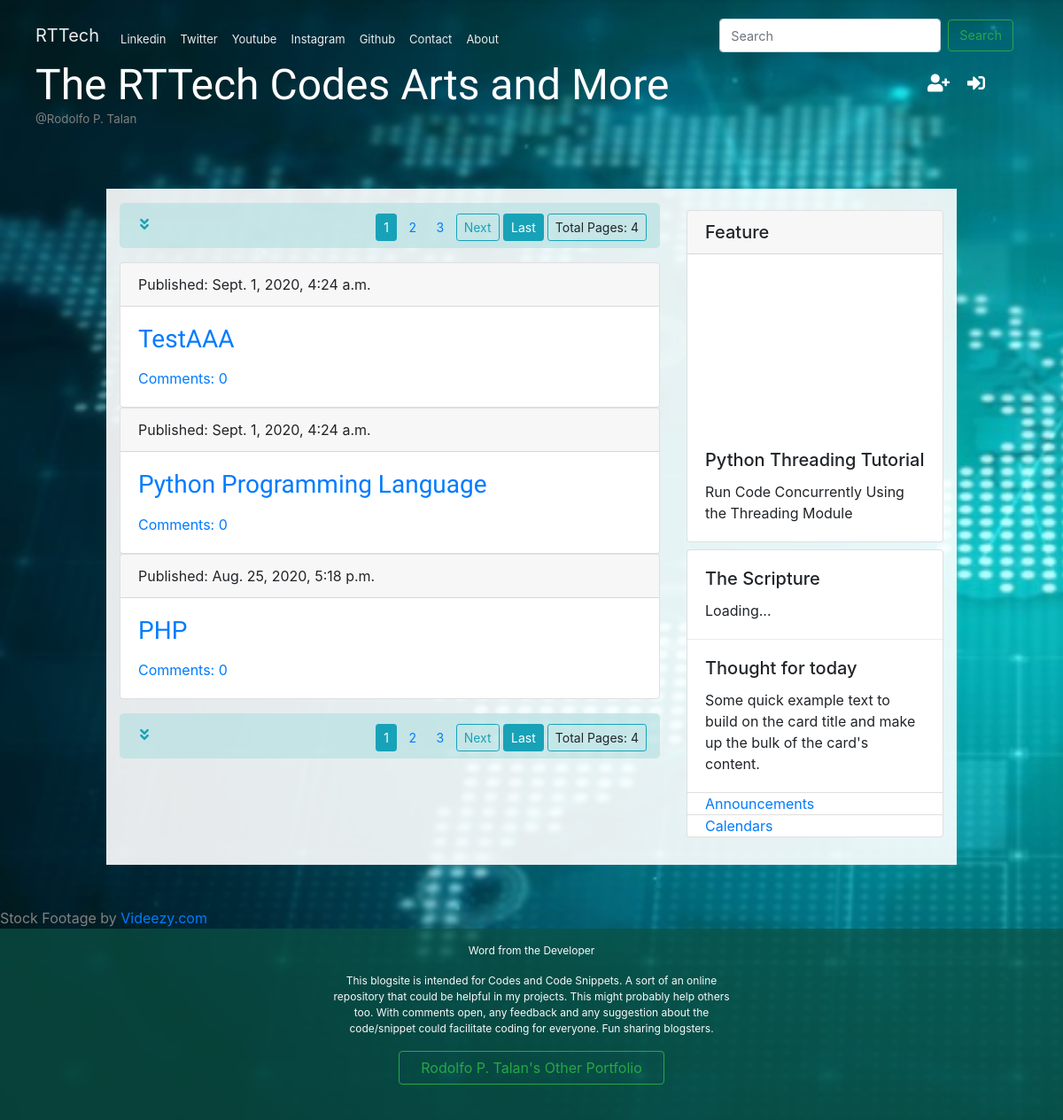
Page /?op=3&page=1&search= on the committed database.
### blog/models.py (models this page shows, shortened)
class Post(models.Model):
    author = models.ForeignKey("auth.User", on_delete= models.CASCADE)
    title = models.CharField(max_length=200)
    text = models.TextField(null=True)
    created_date = models.DateTimeField(default=timezone.now)
    published_date = models.DateTimeField(blank=True, null=True)
    def approved_comments(self):
        return self.comments.filter(approved=True)

class FeatureVideo(models.Model):
    author = models.CharField(max_length=200)
    title = models.CharField(max_length=200)
    description = models.TextField()
    source = models.CharField(max_length=200)
    created_date = models.DateTimeField(default=timezone.now)

### blog/views.py (the view)
# urls.py: path('', views.post_list, name='post_list'),
def post_list(request):
    try:
        post_page = request.GET.get('op')
        post_page = int(post_page)
    except:
        post_page = getitemsno()
    try:
        search = request.GET.get('search')
        posts = Post.objects.filter(title__icontains=search).order_by('-title')
    except:
        posts = Post.objects.filter(published_date__lte=timezone.now()).order_by('-published_date')
        search = ''
    stuff_for_frontend = paginate_helper(request,posts,post_page)
    post_video = FeatureVideo.objects.filter(created_date__lte=timezone.now()).order_by('-created_date')
    latest_video = list(post_video)[0]
    stuff_for_frontend['search'] = search
    stuff_for_frontend['post_page'] = post_page
    stuff_for_frontend['postv'] = latest_video
    stuff_for_frontend['drop_page_no'] = drop_page_no
    return render(request, 'blog/post_list.html', stuff_for_frontend)

### blog/templatetags/markdownify.py (called while the page is built)
@register.filter
def markdown(value):
    renderer = HighlightRenderer()
    markdown = mistune.Markdown(renderer=renderer)
    return markdown(value)

### blog/views.py (called while the page is built)
def paginate_helper(request, posts, getitemsno):
    paginator = Paginator(posts, getitemsno)
    page_number = request.GET.get('page')
    posts = paginator.get_page(page_number)
    stuff_for_frontend = {'posts': posts}
    return stuff_for_frontend

### blog/templates/blog/post_list.html (shortened to what this page needs)
{% extends 'blog/base.html' %}
{% load markdownify %}
{% block content %}
<div class="row ">
    <div class="col-lg-8 col-sm-8 col-md-8">
        <div >
          {% include 'blog/paginationpage.html' %}
        </div>
        <div class="mb-3">
            {% for post in posts %}
                <div class="card" >
                  <div class="card-header" >
                      <span>Published: {{ post.published_date }}</span>
                  </div>
                  <div class="card-body">
                          <h3><a href="{% url 'post_detail' pk=post.pk %}"
                              data-toggle="tooltip" data-placement="top" title="Click to Detail View: {{post.title}}">{{ post.title }}</a></h3>
                        <a href="{% url 'post_detail' pk=post.pk %}">Comments: {{ post.approved_comments.count }}</a>
                  </div>
                </div>
            {% endfor %}
        </div>
        {% if posts %}
          {% include 'blog/paginationpage.html' %}
        {% endif %}
    </div>
    <div class="col-sm-4 col-md-5 col-lg-4 mt-4 ">
      <div class="card">
          <h5 class="card-header">Feature
          </h5>
                  <iframe style="margin:auto" id='youtube_src' width="100%" height="200px" src="https://www.youtube.com/embed/{{ postv.source }}"
                  frameborder="0" allow="accelerometer; autoplay; encrypted-media; gyroscope; picture-in-picture"
                  allowfullscreen >
                  </iframe>
          <div class="card-body">
              <h5 class="card-title video_title">{{postv.title}}</h5>
             <p class="card-text video_description" >{{postv.description}}</p>
          </div>
      </div>
      <div class="card mt-2">
        <div class="card-body bibleverse" onclick="location.reload()" style="border-bottom: 1px solid rgb(240, 233, 233)"
                data-toggle="tooltip"  title="Click for new Bible Verse" >
          <h5 class="card-title" style="padding-left:0">The Scripture</h5>
          <div id="ourmanna-verse">Loading...</div>
        </div>
          <div class="card-body thoughts"  onclick="getthoughts()"
              data-toggle="tooltip"  title="Click for new quote">
            <h5 class="card-title  ">Thought for today</h5>
            <p class="card-text " id="thoughts"  >Some quick example text to build on the card title and make up the bulk of the card's content.</p>
          </div>
          <ul class="list-group list-group-flush">
            <li class="list-group-item"><a href="#" class="card-link">Announcements</a></li>
            <li class="list-group-item"><a href="#" class="card-link">Calendars</a></li>
          </ul>
        </div>
    </div>
    <p style="font-size:x-small;color:white">.</p>
</div>
{% endblock %}

### blog/static/css/blog.css (style rules this page uses)
html,body { width:100vw; height: 100vh; margin: 0; }
h1, h2, h3, h4 { font-family: 'Bree Serif', 'Tangerine', 'Inconsolata', 'Droid Sans', serif; }
body ul, body ol { line-height: 0; }

### rows in the picture
Post: published_date "Sept. 1, 2020, 4:24 a.m.", title "TestAAA", approved_comments.count "0"
Post: published_date "Sept. 1, 2020, 4:24 a.m.", title "Python Programming Language", approved_comments.count "0"
Post: published_date "Aug. 25, 2020, 5:18 p.m.", title "PHP", approved_comments.count "0"
FeatureVideo: title "Python Threading Tutorial", description "Run Code Concurrently Using the Threading Module"

### other values in the picture
{{ posts.paginator.num_pages }} "4 4"
{{ num }} "1" "1"
{{ num }} "2" "3" "2" "3"
